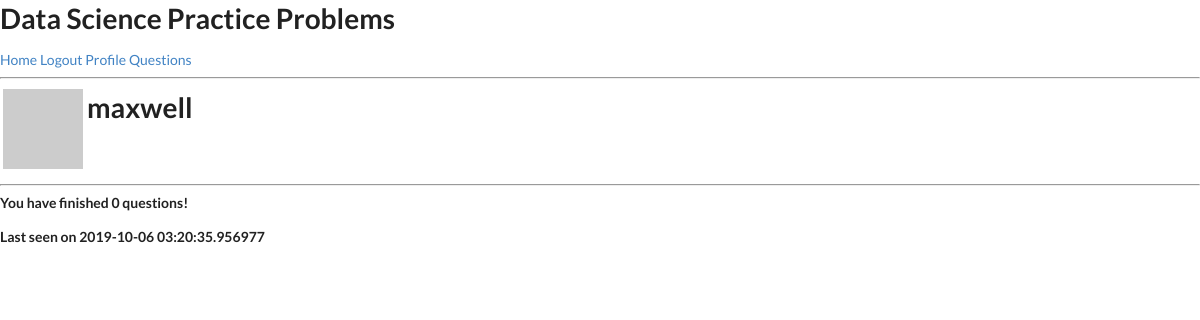
Before: /user/maxwell (signed in) with the older database file.
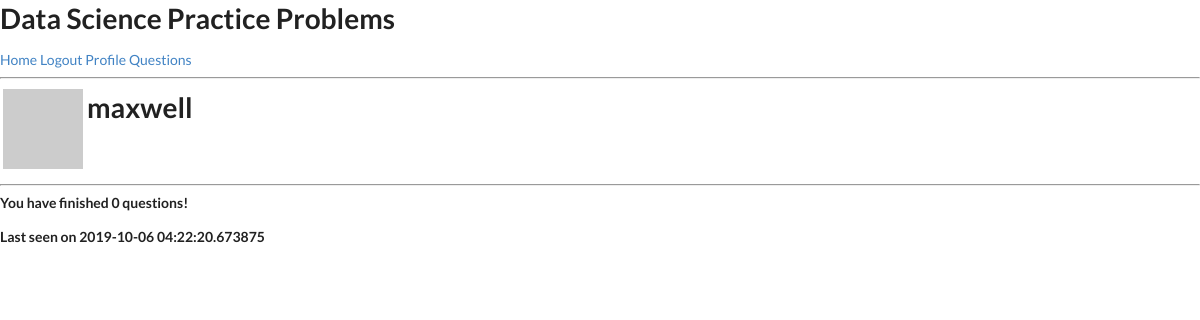
After: the same page with the newer database file.
### app/models.py (models this page shows, shortened)
class User(UserMixin, db.Model):
	__tablename__ = 'user'
	id = db.Column(db.Integer, primary_key=True)
	username = db.Column(db.String(64), index=True, unique=True)
	password_hash = db.Column(db.String(128))
	last_seen = db.Column(db.DateTime, default=datetime.utcnow)
	annotations = db.relationship('Annotation', backref='user', lazy=True)
	stats = db.relationship('UserStats', backref='user', lazy=True)
	def n_finished_questions(self):
		finished_questions = self.stats
		return len(finished_questions)
	def get_avatar(self, size):
		email = '{}@gmail.com'.format(self.username)
		digest = md5(email.encode('utf-8')).hexdigest()
		return 'https://www.gravatar.com/avatar/{}?d=identicon&s={}d=identicon'.format(
            digest, size)

### app/routes.py (the view)
@app.route('/user/<username>')
@login_required
def user(username):
    user = User.query.filter_by(username=username).first_or_404()
    return render_template('user.html', user=user)

### app/models.py (called while the page is built)
@login.user_loader
def load_user(id):
	return User.query.get(int(id))

### app/routes.py (called while the page is built)
@app.before_request
def before_request():
    if current_user.is_authenticated:
        current_user.last_seen = datetime.utcnow()
        db.session.commit()

### app/templates/user.html
{% extends "base.html" %}
{% block content %}
    <table>
        <tr valign="top">
            <td><img src="{{ user.get_avatar(128) }}"></td>
            <td><h1>{{ user.username }}</h1></td>
        </tr>
    </table>
    <hr>
    <p><b>
    	You have finished {{ user.n_finished_questions() }} questions!
    </b></p>
    {% if user.last_seen %}
    <p><b>
    	Last seen on {{ user.last_seen }}
    </b></p>
    {% endif %}
{% endblock %}

### app/templates/base.html (shortened to what this page needs)
<!DOCTYPE html>
<html>
    <head>
        <link rel="stylesheet" href="https://cdn.jsdelivr.net/npm/semantic-ui@2.4.2/dist/semantic.min.css">
    </head>
    <body>
        <h1>Data Science Practice Problems</h1>
        <a href='/index'>Home</a>
        {% if current_user.is_anonymous %}
        <a href="{{ url_for('login') }}">Login</a>
        {% else %}
        <a href="{{ url_for('logout') }}">Logout</a>
        <a href="{{ url_for('user', username=current_user.username) }}">Profile</a>
        <a href="{{ url_for('question') }}">Questions</a>
        {% endif %}
        <hr>
        {% block content %}{% endblock %}
    </body>
</html>

Changed rows visible on the page:
changed User "maxwell": last_seen "2019-10-06 03:20:35.956977" → "2019-10-06 04:22:20.673875"
